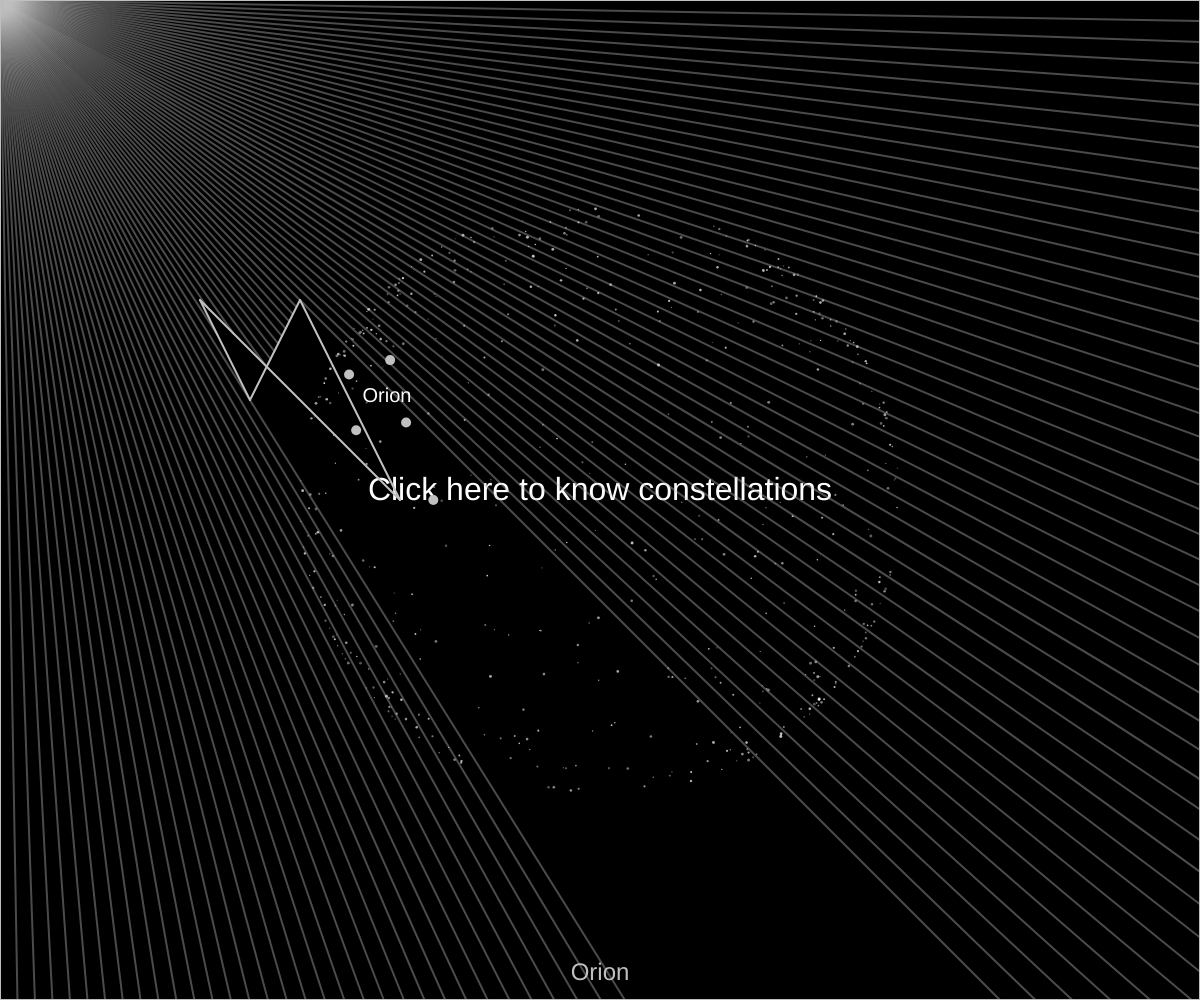
Frame 1 (no input)
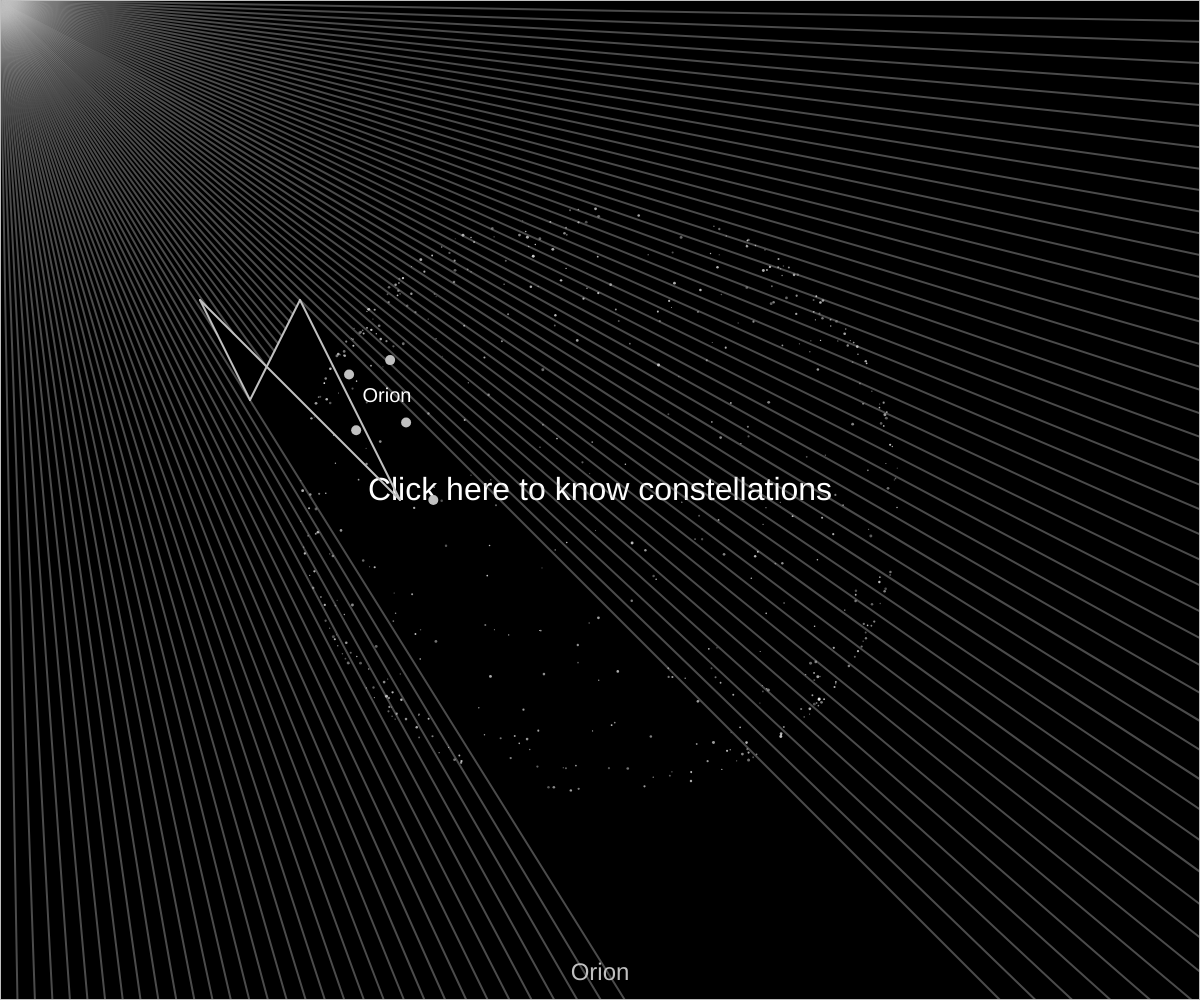
Frame 60 (no input)
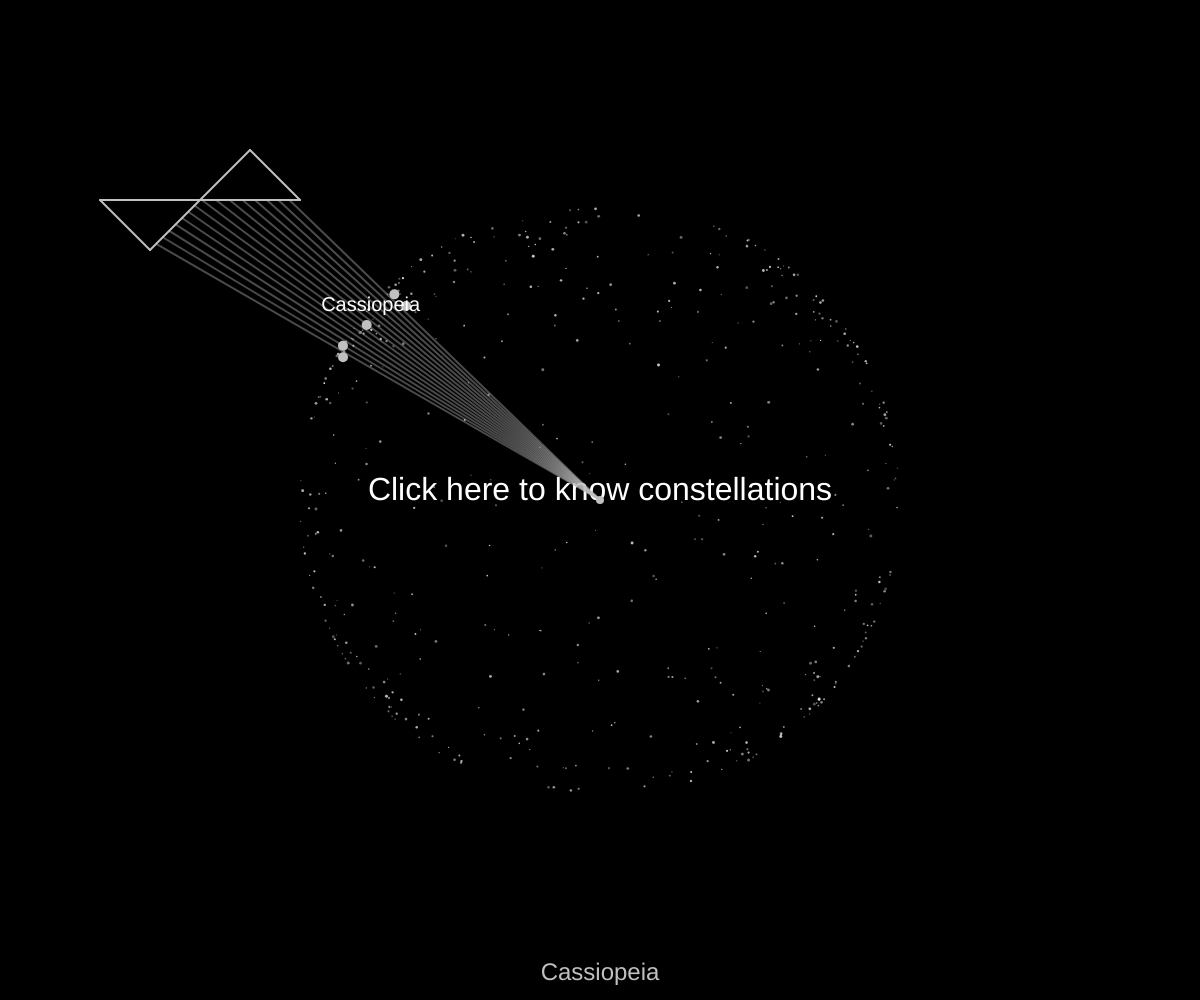
Frame 120 (the mouse pressed at the canvas centre since frame 60)

The p5.js sketch that drew these frames (run headless with seeded random() and noise() and a simulated clock; from frame 60 on, the mouse is pressed at the canvas centre):

// p5.js sketch
// ── sketch.js
// Global variables
let walls = []; // Array to store boundary objects
let particle;
let stars = []; // Array for background stars
let constellations = [
  { name: "Orion", stars: [[200, 300], [250, 400], [300, 300], [350, 400], [400, 500]] },
  { name: "Cassiopeia", stars: [[100, 200], [150, 250], [200, 200], [250, 150], [300, 200]] },
  { name: "Ursa Major", stars: [[300, 300], [350, 350], [400, 300], [450, 250], [500, 300]] },
  { name: "Lyra", stars: [[400, 200], [450, 250], [500, 200], [550, 150], [600, 200]] },
  { name: "Scorpius", stars: [[250, 500], [300, 550], [350, 500], [400, 450], [450, 400]] },
  { name: "Taurus", stars: [[600, 400], [650, 450], [700, 400], [750, 350], [800, 400]] },
  { name: "Gemini", stars: [[450, 500], [500, 550], [550, 500], [600, 450], [650, 500]] },
  { name: "Leo", stars: [[200, 500], [250, 550], [300, 500], [350, 450], [400, 500]] },
  { name: "Aquila", stars: [[100, 350], [150, 400], [200, 350], [250, 300], [300, 350]] },
  { name: "Virgo", stars: [[500, 150], [550, 200], [600, 150], [650, 100], [700, 150]] }
];
let currentConstellationIndex = 0;

function setup() {
  createCanvas(windowWidth, windowHeight);

  // Initialize background stars
  for (let i = 0; i < 500; i++) {
    stars.push({
      pos: createVector(random(width), random(height)),
      size: random(1, 3),
      brightness: random(100, 255),
      flicker: random(0.5, 1.5)
    });
  }

  // Initialize the first constellation and boundary walls
  createConstellation(constellations[currentConstellationIndex].stars);
  createBoundaryWalls();

  // Initialize the particle
  particle = new Particle();
  noCursor();
}

function draw() {
  // Apply fisheye effect to background
  background(0);
  noStroke();
  for (let star of stars) {
    let distToCenter = dist(star.pos.x, star.pos.y, width / 2, height / 2);
    let fisheyeDist = map(distToCenter, 0, width / 2, 1, 0.5); // Fisheye effect strength
    let fisheyeX = width / 2 + (star.pos.x - width / 2) * fisheyeDist;
    let fisheyeY = height / 2 + (star.pos.y - height / 2) * fisheyeDist;
    
    fill(star.brightness, star.brightness, star.brightness, 200);
    ellipse(fisheyeX, fisheyeY, star.size);
    star.brightness += random(-star.flicker, star.flicker); // Flickering effect
    star.brightness = constrain(star.brightness, 100, 255);
  }

  // Display title if no mouse is pressed yet
  if (frameCount < 200) {
    fill(255);
    textSize(32);
    textAlign(CENTER);
    text("Click here to know constellations", width / 2, height / 2);
  }

  // Display walls and particle behavior
  walls.forEach(wall => wall.show());
  particle.update(mouseX, mouseY);
  particle.show();
  particle.look(walls);

  // Display constellation name
  noStroke();
  fill(192, 192, 192);
  textSize(24);
  textAlign(CENTER);
  text(
    constellations[currentConstellationIndex].name,
    width / 2,
    height - 20
  );

  // Display constellation points and names
  drawConstellationPoints(constellations[currentConstellationIndex]);
}

function mousePressed() {
  // Change to the next constellation
  currentConstellationIndex = (currentConstellationIndex + 1) % constellations.length;
  walls = [];
  createConstellation(constellations[currentConstellationIndex].stars);
}

function windowResized() {
  resizeCanvas(windowWidth, windowHeight);
  stars = []; // Reinitialize stars for the new canvas size
  for (let i = 0; i < 500; i++) {
    stars.push({
      pos: createVector(random(width), random(height)),
      size: random(1, 3),
      brightness: random(100, 255),
      flicker: random(0.5, 1.5)
    });
  }
  walls = [];
  createConstellation(constellations[currentConstellationIndex].stars);
}

// Function to create a constellation from a given set of star coordinates
function createConstellation(starPositions) {
  for (let i = 0; i < starPositions.length; i++) {
    let start = createVector(starPositions[i][0], starPositions[i][1]);
    let end = createVector(
      starPositions[(i + 1) % starPositions.length][0],
      starPositions[(i + 1) % starPositions.length][1]
    );
    walls.push(new Boundary(start.x, start.y, end.x, end.y));
  }
}

// Function to add canvas boundary walls
function createBoundaryWalls() {
  walls.push(new Boundary(0, 0, width, 0)); // Top
  walls.push(new Boundary(width, 0, width, height)); // Right
  walls.push(new Boundary(width, height, 0, height)); // Bottom
  walls.push(new Boundary(0, height, 0, 0)); // Left
}

// Function to draw points and name of the constellation
function drawConstellationPoints(constellation) {
  let avgX = 0;
  let avgY = 0;

  // Draw point for each star
  for (let i = 0; i < constellation.stars.length; i++) {
    let star = constellation.stars[i];
    let distToCenter = dist(star[0], star[1], width / 2, height / 2);
    let fisheyeDist = map(distToCenter, 0, width / 2, 1, 0.5); // Fisheye effect strength
    let fisheyeX = width / 2 + (star[0] - width / 2) * fisheyeDist;
    let fisheyeY = height / 2 + (star[1] - height / 2) * fisheyeDist;

    ellipse(fisheyeX, fisheyeY, 10, 10); // Draw point for each star

    // Accumulate the positions to calculate the average (center)
    avgX += fisheyeX;
    avgY += fisheyeY;
  }

  // Calculate the center of the constellation
  avgX /= constellation.stars.length;
  avgY /= constellation.stars.length;

  // Display the name of the constellation in the center
  fill(255);
  textSize(20);
  textAlign(CENTER);
  text(constellation.name, avgX, avgY - 15); // Name displayed above the center of the constellation
}

// Boundary class
class Boundary {
  constructor(x1, y1, x2, y2) {
    this.a = createVector(x1, y1);
    this.b = createVector(x2, y2);
  }

  show() {
    stroke(192); // Silver color
    strokeWeight(2);
    line(this.a.x, this.a.y, this.b.x, this.b.y);
  }
}

// Particle class
class Particle {
  constructor() {
    this.pos = createVector(width / 2, height / 2);
    this.rays = [];

    // Create rays at 1-degree intervals
    for (let angle = 0; angle < 360; angle++) {
      this.rays.push(new Ray(this.pos, radians(angle)));
    }
  }

  update(x, y) {
    this.pos.set(x, y);
  }

  look(walls) {
    for (let ray of this.rays) {
      let closest = null;
      let record = Infinity;

      for (let wall of walls) {
        const pt = ray.cast(wall);
        if (pt) {
          const d = p5.Vector.dist(this.pos, pt);
          if (d < record) {
            record = d;
            closest = pt;
          }
        }
      }

      if (closest) {
        stroke(192, 192, 192, 100); // Silver for rays
        line(this.pos.x, this.pos.y, closest.x, closest.y);
      }
    }
  }

  show() {
    fill(192);
    noStroke();
    ellipse(this.pos.x, this.pos.y, 8); // Larger particle
  }
}

// Ray class
class Ray {
  constructor(pos, angle) {
    this.pos = pos;
    this.dir = p5.Vector.fromAngle(angle);
  }

  show() {
    stroke(192);
    push();
    translate(this.pos.x, this.pos.y);
    line(0, 0, this.dir.x * 10, this.dir.y * 10);
    pop();
  }

  cast(wall) {
    const x1 = wall.a.x;
    const y1 = wall.a.y;
    const x2 = wall.b.x;
    const y2 = wall.b.y;
    const x3 = this.pos.x;
    const y3 = this.pos.y;
    const x4 = this.pos.x + this.dir.x;
    const y4 = this.pos.y + this.dir.y;

    const den = (x1 - x2) * (y3 - y4) - (y1 - y2) * (x3 - x4);
    if (den === 0) return;

    const t = ((x1 - x3) * (y3 - y4) - (y1 - y3) * (x3 - x4)) / den;
    const u = -((x1 - x2) * (y1 - y3) - (y1 - y2) * (x1 - x3)) / den;

    if (t > 0 && t < 1 && u > 0) {
      return createVector(x1 + t * (x2 - x1), y1 + t * (y2 - y1));
    }
  }
}
